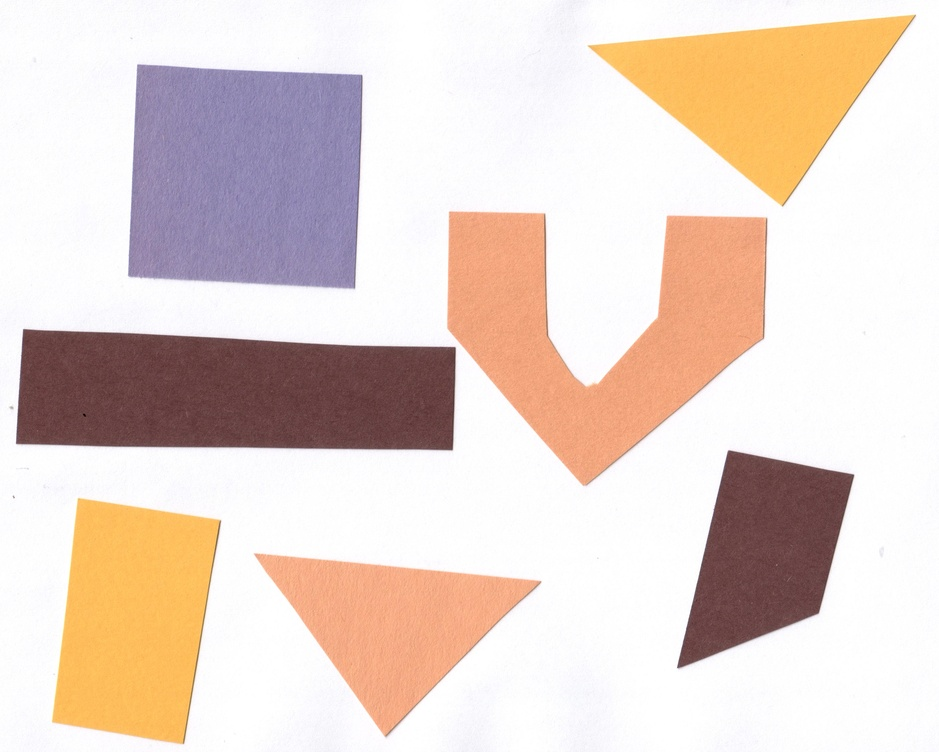
#> input picture data/shapes-01.jpg, 939 x 752 px, shrunk from 3068 x 2457 before the run
$ jupyter execute Dani_CCA.ipynb   (shell and % lines are left out)
#> lines starting #> are read from the running program, lines starting #| are printed output that depends on the picture; after the words box and inside, x2 and y2 are one past the last pixel; in counts of white or black regions, pixels touching at a corner belong together
[cell 1]
import numpy as np
import matplotlib.pyplot as plt
import imageio.v3 as iio
from skimage import color, filters, measure, morphology, draw
import os

[cell 2]
shapes = iio.imread("./data/shapes-01.jpg")
#> shapes is the input picture: shape (752, 939, 3); mean R, G, B 229.6, 212.3, 203.6

def show(im, cmap = None):
    fig, ax = plt.subplots()
    plt.imshow(im, cmap = cmap)

show(shapes)

[cell 3]
def connected_components(
    im,
    sigma,
    thresh,
    neighborhood = 2,  # discuss 1- and 2-neighboorhoods with rubik's cube
):

#> called with sigma = 2, thresh = 0.9, neighborhood = 2
    gray_image = color.rgb2gray(im)
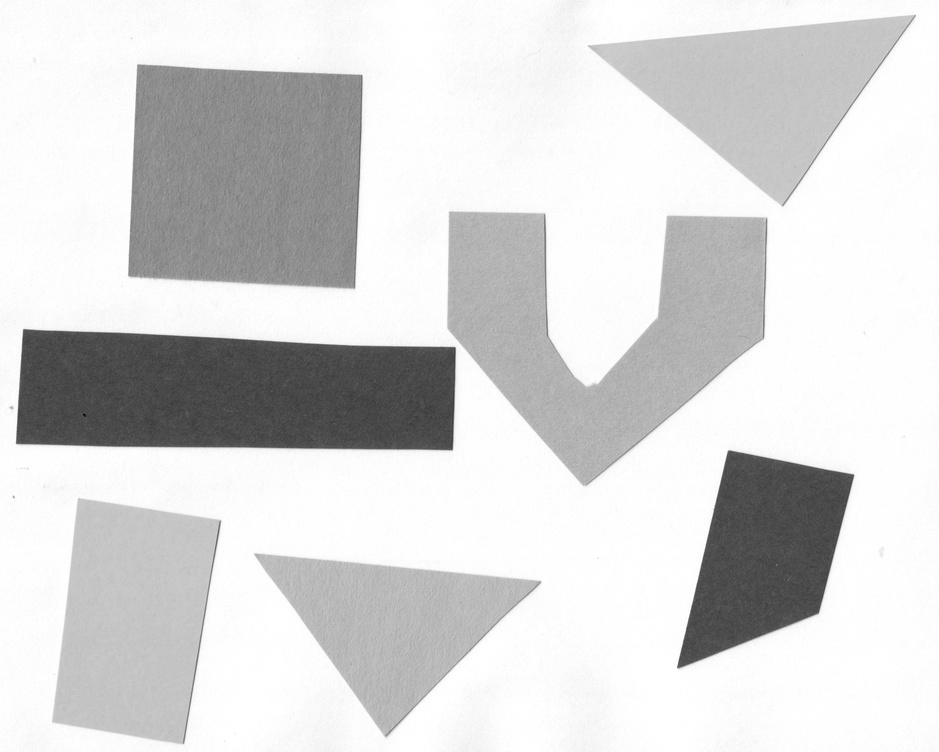
#> gray_image: shape (752, 939) float64; min 0.0183, max 1, mean 0.844
    blurred = filters.gaussian(gray_image, sigma)
    mask = blurred < thresh
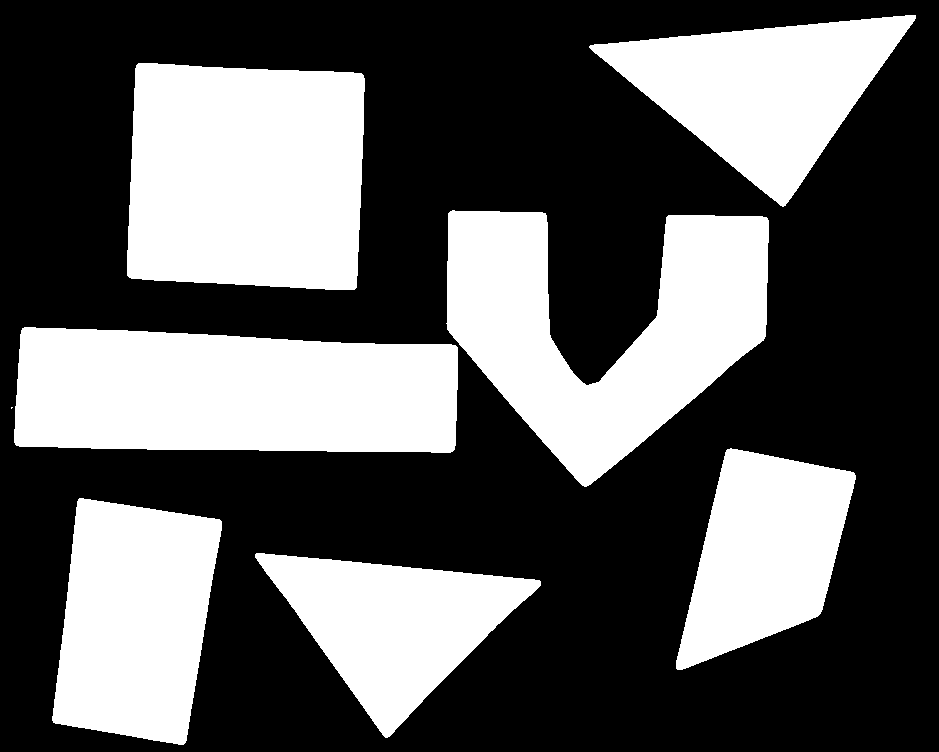
#> mask: shape (752, 939) bool; 36.8% white; 8 white regions (1 under 20 px)

    labeled, n_objects = measure.label(mask,
                                       connectivity=neighborhood,
                                       return_num = True)
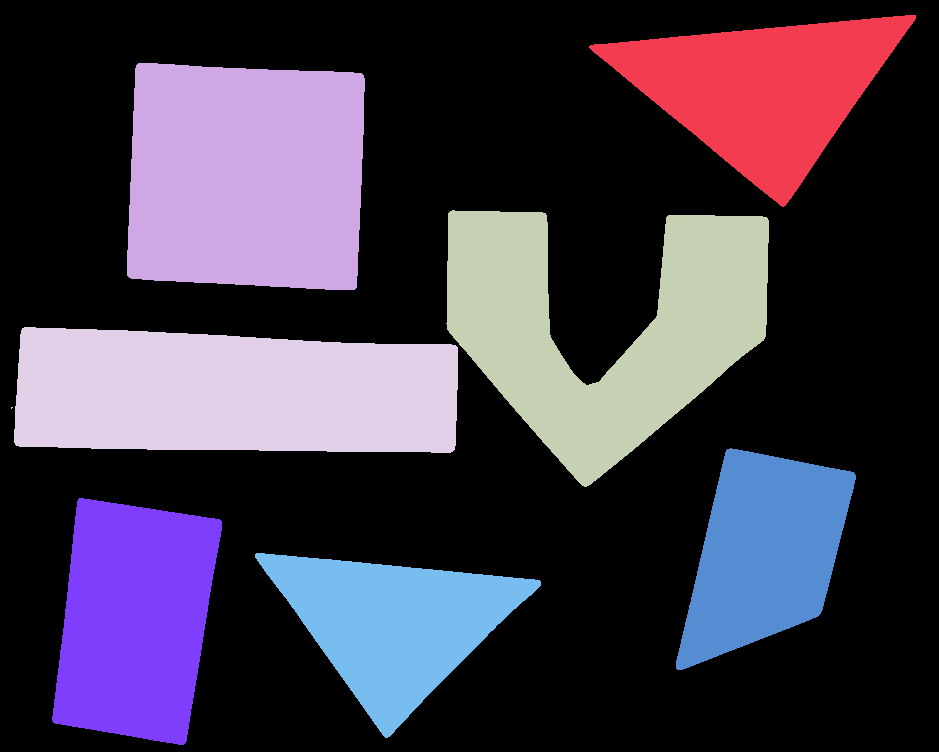
#> labeled: shape (752, 939) int32; 9 distinct labels, from 0 to 8; one colour per label, 0 black
#> n_objects = 8


    return labeled, n_objects

[cell 4]
labeled_im, count = connected_components(shapes, 2, 0.9)
#> count = 8
show(labeled_im)

[cell 5]
colored_labeled_im = color.label2rgb(labeled_im, bg_label=0)
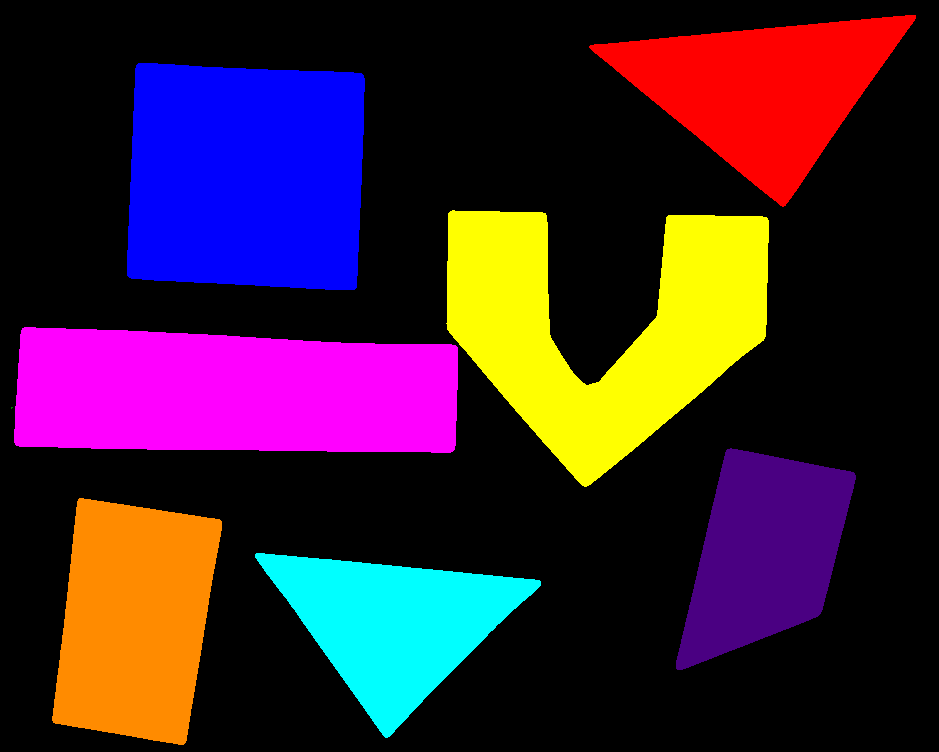
#> colored_labeled_im: shape (752, 939, 3) float64; mean R, G, B 0.237, 0.128, 0.196
show(colored_labeled_im)

## Exercise 1
line 251?

1. Using the `connected_components` function, find two ways of outputting the number of objects found.
2. Does this number correspond with your expectation? Why/why not?
3. Play around with the `sigma` and `thresh` parameters.
    a. How do these parameters influence the number of objects found?
    b. OPTIONAL: Can you find a set of parameters that will give you the expected number of objects?

Put your green sticky up when you've finished with 3a

### Get a list of the labeled objects

[cell 6]
roi_list = measure.regionprops(labeled_im)
#> roi_list = 8 regions; box (x1, y1, x2, y2) and area: (14, 327, 458, 453) 50090, (127, 63, 365, 290) 49995, (446, 210, 769, 487) 47480, (52, 498, 222, 745) 32103, (589, 15, 916, 207) 30180, (255, 553, 541, 738) 25336, (676, 448, 856, 670) 24941, (11, 407, 13, 409) 3

def get_object_area(roi_list):
    return [roi.area for roi in roi_list]

areas = get_object_area(roi_list)
#> areas = [30180, 49995, 47480, 50090, 3, 24941, 32103, 25336]
areas
#> Out has the same summary as areas

[cell 7]
fig, ax = plt.subplots()
plt.hist(areas)
plt.ticklabel_format(axis='x', style='sci', scilimits=(4,4))
plt.xlabel('Area (pixels)')
plt.ylabel('Number of objects')
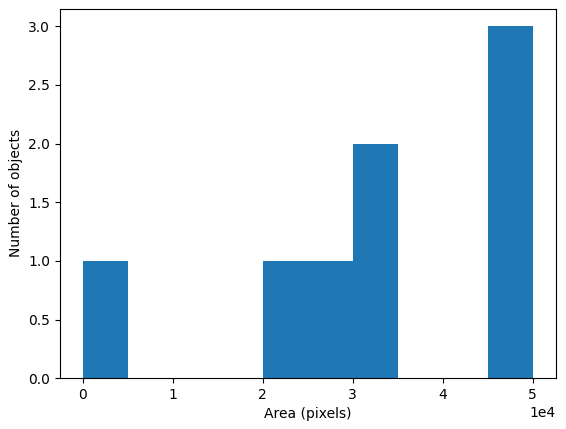
#> figure drawn by matplotlib, 1 panel; tallest bar 3 high, from x = 45081.3 to 50090

[cell 8]
min_area = 1e5
large_rois = [roi.area for roi in roi_list if roi.area > min_area]
#> large_rois = []
print(large_rois)
print(f'number of large rois: {len(large_rois)}')
#| number of large rois: 0

## Exercise 2
line 261?

Adjust the `connected_components` function so that it allows `min_area` as an input argument, and only outputs regions above this minimum.

HINT: check out the [skimage.morphology](https://scikit-image.org/docs/stable/api/skimage.morphology.html) library.

BONUS: explore other morphometrics from skimage.measure.regionprops
1. output the centroid position for each object (above the threshold)
2. consider whether you would export or filter by other properties for your own data and/or in what type of images these could be meaningfull

# Capstone Challenge solution

[cell 9]
file = './data/colonies-02.tif'


show(iio.imread(file))
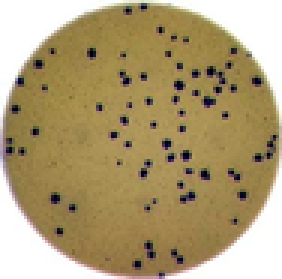
#> input picture data/colonies-02.tif, 94 x 93 px, shrunk from 306 x 303 before the run (shown 3 times larger)

[cell 10]
# 1. create connected components function as above
# but with the filename instead of the image
# 2. remove small objects (from mask!) as in exercise 2
# 3. create color labeled im as above
    # 4. overlay this on top of the grayscale image


def output_overlay(
    filename,
    sigma,
    thresh,
    neighborhood = 2,
    min_area = 0,
):
    # 1. create connected components function as above,
    # but with the filename instead of the image

#> called with filename = './data/colonies-03.tif', sigma = 0.3, thresh = 0.3, neighborhood = 1, min_area = 5
    im = iio.imread(filename)
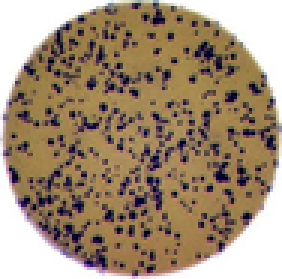
#> input picture data/colonies-03.tif, 94 x 93 px, shrunk from 306 x 303 before the run (shown 3 times larger)
#> im is the input picture: shape (93, 94, 3); mean R, G, B 161.8, 141.8, 119.7
    gray_image = color.rgb2gray(im)
#> gray_image: shape (93, 94) float64
    blurred = filters.gaussian(gray_image, sigma)
#> blurred: shape (93, 94) float64
    mask = blurred < thresh
#> mask: shape (93, 94) bool; 13.6% white in thin lines or dots

    # 2. remove small objects (from mask!) as in exercise 2
    mask = morphology.remove_small_objects(mask,
                                           min_area,
                                           connectivity=neighborhood)
#> mask: shape (93, 94) bool; 8.3% white in thin lines or dots

    labeled, n_objects = measure.label(mask,
                                       connectivity=neighborhood,
                                       return_num = True)
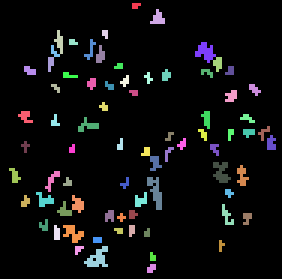
#> labeled: shape (93, 94) int32 (shown 3 times larger); 76 distinct labels, from 0 to 75; one colour per label, 0 black
#> n_objects = 75

    # 3. create color labeled im as above
    colonies = color.label2rgb(labeled, bg_label=0)

    # 4. overlay this on top of the grayscale image
    overlay_image = color.gray2rgb(gray_image)
    overlay_image[mask] = colonies[mask]
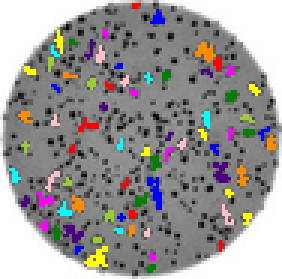
#> overlay_image: shape (93, 94, 3) float64 (shown 3 times larger); mean R, G, B 0.603, 0.592, 0.589

    # 5. find the areas
    roi_list = measure.regionprops(labeled)
#> roi_list = 75 regions; largest, box (x1, y1, x2, y2) and area: (28, 82, 36, 89) 31, (49, 59, 54, 70) 30, (65, 14, 72, 21) 27, (71, 54, 77, 61) 26, (21, 75, 28, 81) 23
    areas = [roi.area for roi in roi_list]
#> areas = 75 values, max 31 at index 72, min 5 at index 0, mean 9.71

    # 6 create outputs
    print(f'The number of colonies found on plate {os.path.basename(filename)} is {n_objects}')
#| The number of colonies found on plate colonies-03.tif is 75
    print(f'The average area of colonies is {np.mean(areas):.2f} pixels')
#| The average area of colonies is 9.71 pixels
    print(f'The total area of colonies is {int(np.sum(areas))} pixels')
#| The total area of colonies is 728 pixels


    # BONUS:
    roi_list = measure.regionprops(labeled, gray_image)
    mean_intensities = [roi.intensity_mean for roi in roi_list]
#> mean_intensities = 75 values, max 0.24 at index 16, min 0.0464 at index 69, mean 0.152
    min_index = mean_intensities.index(min(mean_intensities))
#> min_index = 69
    bbox = roi_list[min_index].bbox
#> bbox = (79, 31, 81, 34)

    ry, cx = draw.rectangle_perimeter(start=(bbox[0]-5,bbox[1]-5), end=(bbox[2]+5, bbox[3]+5))
#> ry = 62 values, max 87 at index 30, min 73 at index 0, mean 80; cx = 62 values, max 40 at index 15, min 25 at index 0, mean 32.5
    overlay_image[ry, cx] = 0
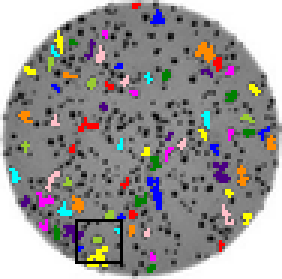
#> overlay_image: shape (93, 94, 3) float64 (shown 3 times larger); 0.66% of pixels changed, all inside (x1, y1, x2, y2) = (25, 73, 41, 88)

    show(overlay_image)
